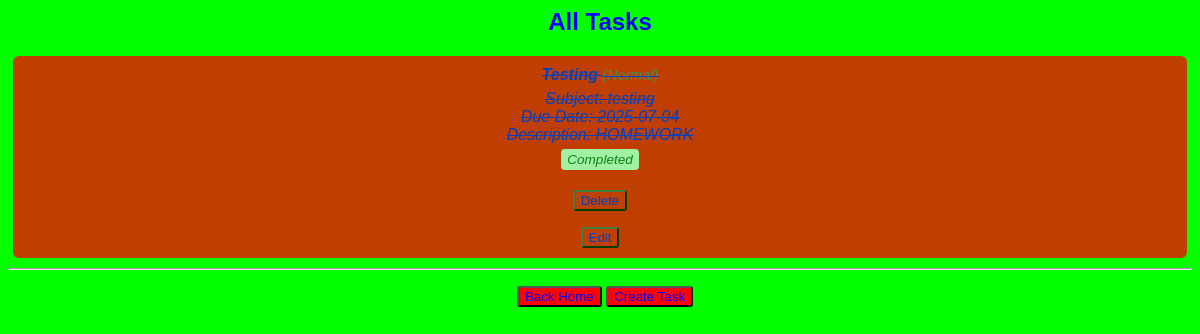
Before: /home/tasks (signed in) with the older database file.
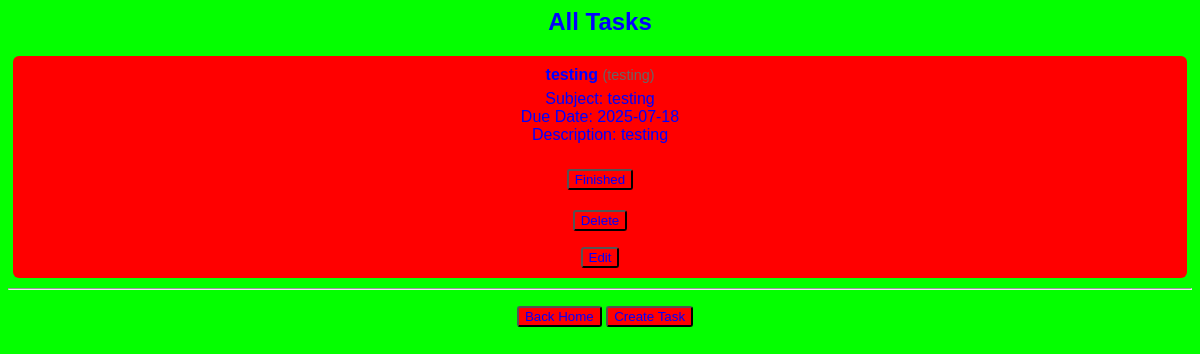
After: the same page with the newer database file.
### models.py (models this page shows)
class Task(db.Model):
    __tablename__ = 'task'
    id = db.Column(db.Integer, primary_key=True)
    name = db.Column(db.String(200), nullable=False)
    type = db.Column(db.String(50), nullable=False)
    subject = db.Column(db.String(100), nullable=True)
    describe = db.Column(db.Text, nullable=True)
    due_date = db.Column(db.DateTime, nullable=True)
    created_at = db.Column(db.DateTime, default=datetime.utcnow)
    completed_at = db.Column(db.DateTime, nullable=True)
    user_id = db.Column(db.Integer, db.ForeignKey('user.id'), nullable=False)

### app.py (the view)
@app.route('/home/tasks')
@login_required
def tasks():
    user_tasks = Task.query.filter_by(owner=current_user).all()
    return render_template('tasks.html', tasks=user_tasks)

### app.py (called while the page is built)
@login_manager.user_loader
def load_user(user_id):
    return User.query.get(int(user_id))

### templates/tasks.html
<head>
    <link rel="stylesheet" type="text/css" href="{{ url_for('static', filename='style.css') }}">
  </head>
  <h2>All Tasks</h2>
  {% if tasks %}
    <ul>
      {% for task in tasks %}
        <li class="task {% if task.completed_at %}task--completed{% endif %}">
          <div class="task__header">
            <strong>{{ task.name }}</strong> <span class="task__type">({{ task.type }})</span>
          </div>
          <div class="task__body">
            Subject: {{ task.subject }}<br>
            {% if task.due_date %}
                Due Date: {{ task.due_date.strftime('%Y-%m-%d') }} <br>
            {% else %}
                Due Date: <em>Not set</em> <br>
            {% endif %}
            Description:
            {% if task.describe.strip() %}
              {{ task.describe }}
            {% else %}
              <em>No Description</em>
            {% endif %}
          </div>
          <div class="task__actions">
            {% if not task.completed_at %}
              <form action="/home/tasks/complete/{{ task.id }}" method="POST">
                <button type="submit" class = "task__actions">Finished</button>
              </form>
            {% else %}
              <span class="task__badge" class = "task__actions">Completed</span>
            {% endif %}
            <form action="/home/tasks/delete/{{ task.id }}" method="POST">
              <button type="submit">Delete</button>
            </form>
            <a href="{{ url_for('edit_task', task_id=task.id) }}">
                <button type="button">Edit</button>
            </a>
          </div>
        </li>
        <hr>
      {% endfor %}
    </ul>
  {% else %}
    <p>No tasks yet. Go create one!</p>
  {% endif %}
  <nav>
    <a href="/home"><button>Back Home</button></a>
    <a href="{{ url_for('create_task') }}"><button>Create Task</button></a>
  </nav>

### static/style.css (style rules this page uses)
h2 { color: rgb(1,1,255) }
ul { list-style-type: none; padding: 0; color: rgb(225,0,0); }
li { background: rgb(255, 0, 0); color: rgb(1,1,255); padding: 10px; margin: 5px; border-radius: 5px; }
form { margin-top: 20px; }
button { background: rgb(255, 1, 1); color: rgb(1, 1, 255); border-radius: 3px; }
nav { margin-left: 10px; margin-top: 10px; padding: 50 px; }
.task { padding: 10px; background-color: rgb(255, 0, 0); border-radius: 6px; margin-bottom: 10px; transition: all 0.3s ease; }
.task__header { font-weight: bold; margin-bottom: 4px; }
.task__type { font-weight: normal; font-size: 0.9em; color: rgb(102, 102, 102); }
.task__body { margin-top: 6px; }
.task__actions { margin-top: 10px; align-items: center; gap: 6px; margin-top: 5px; }

Changed rows visible on the page:
changed Task "testing": name "Testing" → "testing"; type "Normal" → "testing"; due_date "2025-07-04" → "2025-07-18"; describe "HOMEWORK" → "testing"; completed_at "Completed" → "Finished"
